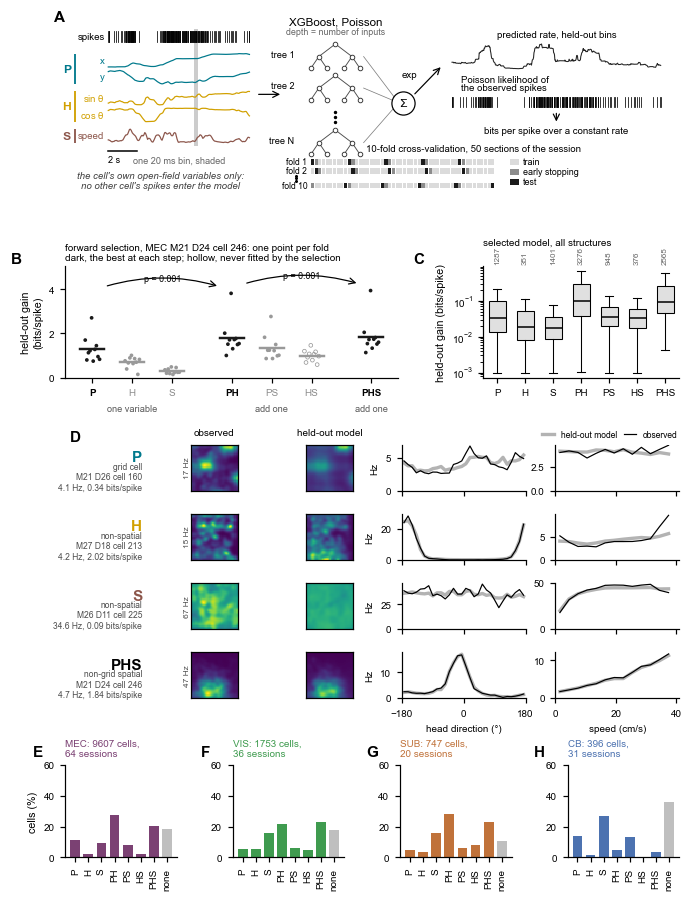

Reproduce this figure in Python.
"""Figure S4: open-field coding of the cells of each structure, related to Figure 2.

A     the model: one cell's spike counts in 20 ms bins predicted from its own
      open-field variables alone, position (x, y), head direction (sin, cos)
      and speed, by a Poisson XGBoost model, scored on held-out folds by the
      Poisson likelihood of the observed spikes, over a constant rate
B     forward selection (Hardcastle et al. 2017) for one cell: the held-out
      gain of each model, fold by fold, and the path selection takes
C     held-out gain of the selected model, by class, every classified cell
D     four MEC cells, one per row: observed and held-out predicted rate maps,
      head-direction and speed tuning
E-H   the share of each structure's cells in each class (formerly S3 G-J)

Reads data/of_xgb/of_xgb_cells.csv (of_xgb_decomp.py) and
data/of_xgb/of_xgb_examples.npz (build_of_xgb_examples.py).
"""
import os
import sys

import matplotlib
matplotlib.use('Agg')
import matplotlib.pyplot as plt
import numpy as np
import pandas as pd
from scipy.ndimage import gaussian_filter
from scipy.stats import wilcoxon

HERE = '/Users/harryclark/Documents/spatial-manifolds/scripts/figures/AnchorDynamics2026'
sys.path.insert(0, HERE)
from of_xgb_decomp import OUT  # noqa: E402

plt.rcParams['font.family'] = 'Arial'
plt.rcParams['mathtext.default'] = 'regular'
REGIONS = ['MEC', 'VIS', 'SUB', 'CB']
RCOL = {'MEC': '#7b4173', 'VIS': '#3f9b4f', 'SUB': '#c0723a', 'CB': '#4c72b0'}
VCOL = {'P': '#00798c', 'H': '#d1a000', 'S': '#8c564b'}       # the three variables
CLASSES = ['P', 'H', 'S', 'PH', 'PS', 'HS', 'PHS', '']
G = pd.read_csv(f'{OUT}/of_xgb_cells.csv', keep_default_na=False)
for m in CLASSES[:-1]:
    G[f'llh_{m}'] = pd.to_numeric(G[f'llh_{m}'], errors='coerce')
Z = np.load(f'{OUT}/of_xgb_examples.npz')
CC = pd.read_csv(f'{os.path.dirname(OUT)}/cell_classifications_v2.csv')
KIND = {'GC': 'grid cell', 'NGS': 'non-grid spatial', 'NS': 'non-spatial'}


def lp(ax, s_, x=-.2, y=1.04):
    ax.text(x, y, s_, transform=ax.transAxes, fontsize=10, weight='bold', va='bottom', ha='right')


def clean(ax):
    ax.tick_params(labelsize=6.5)
    ax.spines[['top', 'right']].set_visible(False)


fig = plt.figure(figsize=(7.2, 9.9))
gs = fig.add_gridspec(4, 1, height_ratios=[2.35, 1.45, 3.3, 1.2], hspace=.42)

# ── A: the model ────────────────────────────────────────────────────────────
ax = fig.add_subplot(gs[0])
ax.set_xlim(0, 100); ax.set_ylim(0, 43); ax.axis('off')
lp(ax, 'A', x=.0, y=.97)
F, y, mu = Z['trace_F'], Z['trace_y'], Z['trace_mu']
n = len(y)
tx = np.linspace(7, 30, n)
rows = [('x', 0, 'P', 31.5), ('y', 1, 'P', 27.5), (r'sin $\theta$', 2, 'H', 22.5),
        (r'cos $\theta$', 3, 'H', 18.5), ('speed', 4, 'S', 13.5)]
for lab, k, v, y0 in rows:
    f = F[:, k]
    f = (f - f.min()) / (np.ptp(f) or 1)
    ax.plot(tx, y0 + 3.2 * f, color=VCOL[v], lw=.8)
    ax.text(6.4, y0 + 1.6, lab, ha='right', va='center', fontsize=6.3, color=VCOL[v])
for v, (lo, hi) in (('P', (27.5, 34.7)), ('H', (18.5, 25.7)), ('S', (13.5, 16.7))):
    ax.plot([1.6, 1.6], [lo, hi], color=VCOL[v], lw=1.2, solid_capstyle='butt')
    ax.text(.9, (lo + hi) / 2, v, ha='right', va='center', fontsize=8, color=VCOL[v], weight='bold')
for t in tx[y > 0]:
    ax.plot([t, t], [37.5, 40], color='k', lw=.5)
ax.text(6.4, 38.75, 'spikes', ha='right', va='center', fontsize=6.3)
ib = int(n * .62)
ax.axvspan(tx[ib] - .35, tx[ib] + .35, ymin=12.8 / 43, ymax=40.6 / 43, color='0.8', lw=0, zorder=0)
ax.plot([7, 7 + 23 / 10 * 2], [11.6, 11.6], color='k', lw=1)
ax.text(7, 10.4, '2 s', fontsize=6, va='top')
ax.text(18.5, 10.4, 'one 20 ms bin, shaded', fontsize=6, va='top', ha='center', color='0.4')
ax.text(15.5, 4.5, "the cell's own open-field variables only:\nno other cell's spikes enter the model",
        fontsize=6.3, ha='center', va='center', style='italic', color='0.25')
ax.annotate('', xy=(35.5, 25), xytext=(31, 25), arrowprops=dict(arrowstyle='->', lw=.8))

# the trees, summed in log space: rate = exp(sum of tree outputs)
ax.text(44, 41.5, 'XGBoost, Poisson', ha='center', fontsize=7.5)
ax.text(44, 39.4, 'depth = number of inputs', ha='center', fontsize=5.8, color='0.4')
for lab, y0 in (('tree 1', 34), ('tree 2', 26.5), ('tree N', 13.5)):
    root, kids = (44, y0 + 3), [(41.3, y0), (46.7, y0)]
    leaves = [(40, y0 - 2.8), (42.6, y0 - 2.8), (45.4, y0 - 2.8), (48, y0 - 2.8)]
    for k_ in kids:
        ax.plot([root[0], k_[0]], [root[1], k_[1]], color='0.3', lw=.6, zorder=1)
    for i, l in enumerate(leaves):
        k_ = kids[i // 2]
        ax.plot([k_[0], l[0]], [k_[1], l[1]], color='0.3', lw=.6, zorder=1)
    pts = np.array([root] + kids + leaves)
    ax.scatter(pts[:, 0], pts[:, 1], s=9, color='white', edgecolor='0.2', lw=.6, zorder=2)
    ax.text(37.3, y0 + .5, lab, ha='right', va='center', fontsize=6)
    ax.plot([48.6, 53.6], [y0, 23 + (y0 - 23) * .12], color='0.5', lw=.5)
ax.scatter([44] * 3, [18.4, 19.6, 20.8], s=1.5, color='k')
ax.scatter([55], [23], s=230, color='white', edgecolor='k', lw=.8, zorder=3)
ax.text(55, 23, 'Σ', ha='center', va='center', fontsize=8, zorder=4)
ax.annotate('', xy=(61.5, 32), xytext=(56.6, 24.6), arrowprops=dict(arrowstyle='->', lw=.8))
ax.text(57.4, 29, 'exp', fontsize=6.3, ha='right')

# right: the held-out rate scored against the observed spikes
rx = np.linspace(63, 97, n)
ax.plot(rx, 31 + 6 * mu / mu.max(), color='0.15', lw=.7)
ax.text(80, 38.5, 'predicted rate, held-out bins', ha='center', fontsize=6.3)
ax.text(64.5, 28.4, 'Poisson likelihood of', fontsize=6.3, ha='left', va='center')
ax.text(64.5, 26.6, 'the observed spikes', fontsize=6.3, ha='left', va='center')
for t in rx[y > 0]:
    ax.plot([t, t], [22, 24.4], color='k', lw=.5)
ax.annotate('', xy=(80, 17.8), xytext=(80, 21.2), arrowprops=dict(arrowstyle='->', lw=.8))
ax.text(80, 16.4, 'bits per spike over a constant rate', ha='center', va='center', fontsize=6.3)

# cross-validation: 50 sections, fold k tests every tenth; the next fold
# along stops the boosting early; the rest train
ax.text(66.5, 11.6, '10-fold cross-validation, 50 sections of the session', ha='center', fontsize=6.3)
sec = np.arange(50)
for j, (k, y0) in enumerate(((0, 8.2), (1, 6.0), (9, 2.6))):
    col = np.where(sec % 10 == k, '0.1', np.where(sec % 10 == (k + 1) % 10, '0.55', '0.86'))
    for i in sec:
        ax.add_patch(plt.Rectangle((40 + i * .6, y0), .52, 1.4, color=col[i], lw=0))
    ax.text(39.4, y0 + .7, f'fold {k + 1}', ha='right', va='center', fontsize=5.6)
ax.scatter([37.6] * 3, [4.4, 5.0, 5.6], s=1, color='k')
for i, (lab, c) in enumerate((('train', '0.86'), ('early stopping', '0.55'), ('test', '0.1'))):
    ax.add_patch(plt.Rectangle((72.5, 8.2 - 2.4 * i), 1.4, 1.4, color=c, lw=0))
    ax.text(74.6, 8.9 - 2.4 * i, lab, fontsize=5.8, va='center')

# ── B: forward selection for the walkthrough cell ───────────────────────────
row = gs[1].subgridspec(1, 2, width_ratios=[1.7, 1], wspace=.32)
ax = fig.add_subplot(row[0])
models, L, visited = list(Z['models']), Z['walk_llh'], set(Z['walk_visited'])
XS = {'P': 0, 'H': 1, 'S': 2, 'PH': 3.5, 'PS': 4.5, 'HS': 5.5, 'PHS': 7}
path = ['P', 'PH', 'PHS']
for m, v in zip(models, L):
    x = XS[m]
    seen, on = m in visited, m in path
    c_ = '0.1' if on else '0.6'
    ax.scatter(np.full(len(v), x) + np.linspace(-.18, .18, len(v)), v, s=6,
               color=c_ if seen else 'none', edgecolor='none' if seen else '0.6', lw=.5, zorder=3)
    ax.plot([x - .3, x + .3], [np.nanmean(v)] * 2, color=c_, lw=1.6, zorder=4)
for a, b in zip(path[:-1], path[1:]):
    la, lb = L[models.index(a)], L[models.index(b)]
    p = wilcoxon(lb, la, alternative='greater').pvalue
    ya = max(np.nanmax(la), np.nanmax(lb)) + .3
    ax.annotate('', xy=(XS[b] - .3, ya), xytext=(XS[a] + .3, ya),
                arrowprops=dict(arrowstyle='->', lw=.8, connectionstyle='arc3,rad=-.15'))
    ax.text((XS[a] + XS[b]) / 2, ya + .25, f'p = {p:.3f}', ha='center', fontsize=5.8)
ax.set_xticks(list(XS.values()))
ax.set_xticklabels(list(XS), fontsize=6.5)
for t, m in zip(ax.get_xticklabels(), XS):
    t.set_color('k' if m in path else '0.55')
    t.set_weight('bold' if m in path else 'normal')
for x, s_ in ((1, 'one variable'), (4.5, 'add one'), (7, 'add one')):
    ax.text(x, -.3, s_, transform=ax.get_xaxis_transform(), ha='center', fontsize=6, color='0.35')
ax.axhline(0, color='0.6', lw=.6, ls=':')
ax.set_ylim(0, np.nanmax(L) + 1.1)
ax.set_ylabel('held-out gain\n(bits/spike)', fontsize=7)
mo, dy, c = Z['c3_id']
ax.set_title(f'forward selection, MEC M{mo} D{dy} cell {c}: one point per fold\n'
             f'dark, the best at each step; hollow, never fitted by the selection',
             fontsize=6.5, loc='left', pad=4)
lp(ax, 'B', x=-.13, y=1.0)
clean(ax)

# C: held-out gain of the selected model, each class, every classified cell
ax = fig.add_subplot(row[1])
g = G[G.model != '']
vals = [g.loc[g.model == m, f'llh_{m}'].clip(lower=1e-3).values for m in CLASSES[:-1]]
bp = ax.boxplot(vals, positions=range(7), widths=.6, showfliers=False, patch_artist=True,
                medianprops=dict(color='k', lw=1), whiskerprops=dict(lw=.7), capprops=dict(lw=.7),
                boxprops=dict(lw=.7))
for b in bp['boxes']:
    b.set_facecolor('0.88')
ax.set_yscale('log')
ax.set_xticks(range(7)); ax.set_xticklabels(CLASSES[:-1], fontsize=6.5)
for i, v in enumerate(vals):
    ax.text(i, 1.02, len(v), transform=ax.get_xaxis_transform(), ha='center', fontsize=5.3,
            color='0.4', rotation=90, va='bottom')
ax.set_ylabel('held-out gain (bits/spike)', fontsize=7)
ax.set_title('selected model, all structures', fontsize=6.5, loc='left', pad=14)
lp(ax, 'C', x=-.3, y=1.0)
clean(ax)

# ── D: example cells, observed against held-out prediction ─────────────────
def smooth2(M, s=1.6):
    """Gaussian smoothing over visited bins, spreading into the gaps between
    them; bins with little visited neighbourhood stay blank."""
    w = np.isfinite(M).astype(float)
    ws = gaussian_filter(w, s)
    with np.errstate(invalid='ignore'):
        out = gaussian_filter(np.nan_to_num(M), s) / ws
    out[ws < .3] = np.nan
    return out


D = gs[2].subgridspec(4, 5, width_ratios=[.9, 1, 1, 1.45, 1.45], wspace=.3, hspace=.5)
hd = np.linspace(-180, 180, len(Z['c0_H_obs']) + 1)
hd = (hd[:-1] + hd[1:]) / 2
se = Z['S_edges']
sp = (se[:-1] + se[1:]) / 2
for i in range(4):
    mo, dy, c = Z[f'c{i}_id']
    m = str(Z[f'c{i}_model'])
    kind = CC[(CC.mouse == mo) & (CC.day == dy) & (CC.cluster_id == c)].cell_class_of1.iloc[0]
    at = fig.add_subplot(D[i, 0]); at.axis('off')
    at.text(1, .72, m, ha='right', va='center', fontsize=10, weight='bold',
            color=VCOL[m] if len(m) == 1 else 'k')
    at.text(1, .3, f'{KIND[kind]}\nM{mo} D{dy} cell {c}\n{Z[f"c{i}_rate"]:.1f} Hz, '
            f'{Z[f"c{i}_llh"]:.2f} bits/spike', ha='right', va='center', fontsize=5.6, color='0.3')
    if i == 0:
        lp(at, 'D', x=.2, y=1.0)
    po, pp = smooth2(Z[f'c{i}_P_obs']), smooth2(Z[f'c{i}_P_pred'])
    vmax = np.nanmax(po)
    for j, (M, lab) in enumerate(((po, 'observed'), (pp, 'held-out model'))):
        a = fig.add_subplot(D[i, 1 + j])
        a.imshow(M, origin='lower', cmap='viridis', vmin=0, vmax=vmax, extent=[0, 100, 0, 100],
                 interpolation='nearest')
        a.set_xticks([]); a.set_yticks([])
        if i == 0:
            a.set_title(lab, fontsize=6.5)
        if j == 0:
            a.text(-4, 50, f'{vmax:.0f} Hz', rotation=90, ha='right', va='center', fontsize=5.5,
                   color='0.3')
    for j, (x_, key, xl, xt) in enumerate(((hd, 'H', 'head direction (°)', [-180, 0, 180]),
                                           (sp, 'S', 'speed (cm/s)', [0, 20, 40]))):
        a = fig.add_subplot(D[i, 3 + j])
        a.plot(x_, Z[f'c{i}_{key}_pred'], color='0.7', lw=2.2, label='held-out model')
        a.plot(x_, Z[f'c{i}_{key}_obs'], color='k', lw=.8, label='observed')
        a.set_ylim(0, None); a.set_xticks(xt)
        a.set_xlim(*((-180, 180) if key == 'H' else (0, 41)))
        if i == 3:
            a.set_xlabel(xl, fontsize=6.5)
        else:
            a.set_xticklabels([])
        if j == 0:
            a.set_ylabel('Hz', fontsize=6.5)
        if i == 0 and j == 1:
            a.legend(fontsize=5.6, frameon=False, loc='lower right', bbox_to_anchor=(1.05, .95),
                     ncol=2, handlelength=1.4, columnspacing=.8)
        clean(a)

# ── E-H: the share of each structure's cells in each class ─────────────────
E = gs[3].subgridspec(1, 4, wspace=.5)
for j, r in enumerate(REGIONS):
    ax = fig.add_subplot(E[j])
    g = G[G.region == r]
    fr = np.array([(g.model == c).mean() for c in CLASSES]) * 100
    ax.bar(range(len(CLASSES)), fr, width=.75,
           color=[RCOL[r]] * (len(CLASSES) - 1) + ['0.75'], lw=0)
    ax.set_xticks(range(len(CLASSES)))
    ax.set_xticklabels(CLASSES[:-1] + ['none'], fontsize=6.3, rotation=90)
    ax.set_ylim(0, max(60, fr.max() * 1.1))
    ax.set_title(f'{r}: {len(g)} cells,\n{g.groupby(["mouse", "day"]).ngroups} sessions',
                 fontsize=6.5, loc='left', color=RCOL[r])
    if j == 0:
        ax.set_ylabel('cells (%)', fontsize=7)
    lp(ax, 'EFGH'[j], x=-.2, y=1.06)
    clean(ax)
    print(f'  {r} XGBoost classes ({len(g)} cells): ' +
          ', '.join(f'{c or "none"} {v:.1f}%' for c, v in zip(CLASSES, fr)))

for m, v in zip(CLASSES[:-1], vals):
    print(f'  {m}: {len(v)} cells, median {np.median(v):.3f} bits/spike')
for a, b in zip(path[:-1], path[1:]):
    print(f'  walkthrough {a} -> {b}: p = '
          f'{wilcoxon(L[models.index(b)], L[models.index(a)], alternative="greater").pvalue:.4f}')
out = f'{HERE}/fig1_supp_of_decomp.pdf'
plt.savefig(out, dpi=200, bbox_inches='tight')
plt.savefig(out.replace('.pdf', '.png'), dpi=110, bbox_inches='tight')
print(f'saved {out}')
